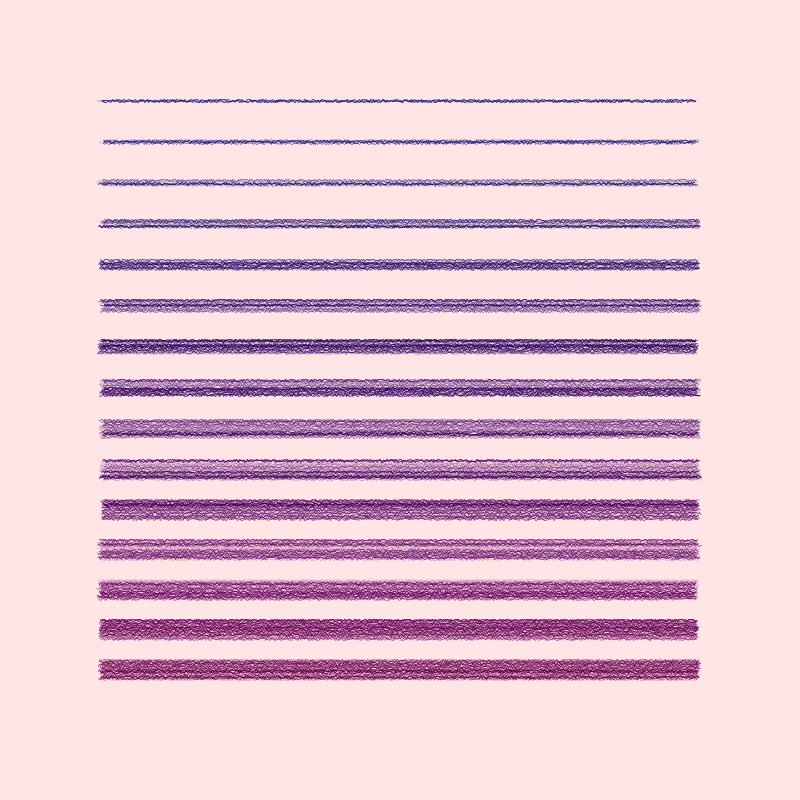
Frame 1 (no input)
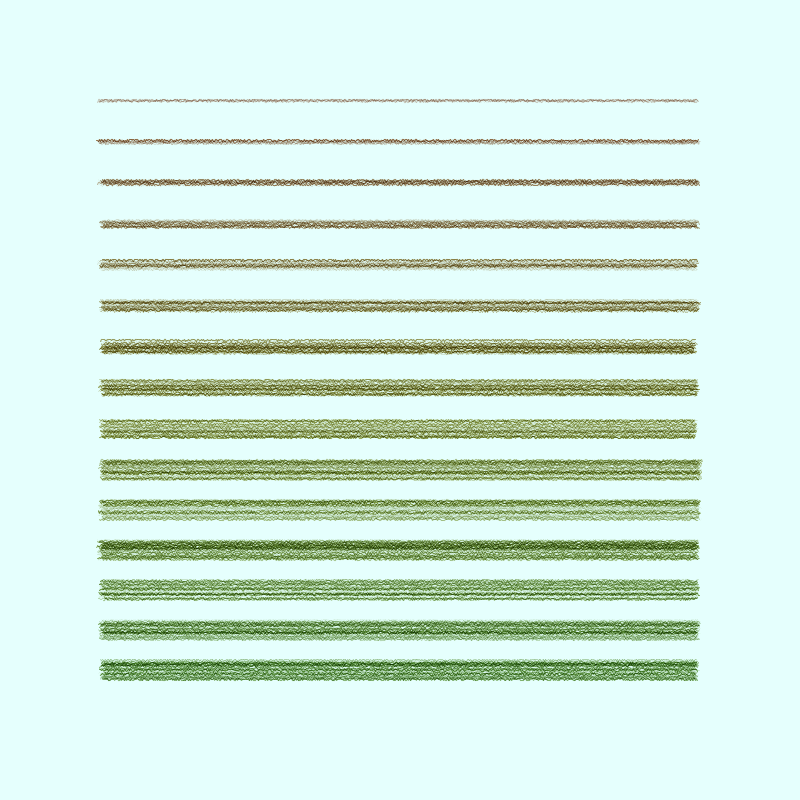
Frame 2 (the mouse pressed at the canvas centre, redrawn once)

The Processing sketch that drew these frames (run headless with seeded random() and noise(); the mouse was pressed at the canvas centre and the sketch redrawn once):

// Processing sketch: lineStudy
// ── lineStudy.pde
int calls = 0;
long lastTime;

void setup() {
  size(800, 800);
  colorMode(HSB, 360, 100, 100, 1);
  blendMode(MULTIPLY);
}


void draw() {
  
  noFill();
  color fc = color(random(360), random(20, 100), random(30, 70)); 
  float fhue = hue(fc);
  float fbrt = brightness(fc);
  float fsat = saturation(fc);
  float sw = .1;
  background(color(fhue + 160 % 360, 10, 100));
  for (int i = 100; i < height - 100; i+= 40) {
    fhue = hue(fc);
    fc = color(fhue + 5 % 360, fbrt, fsat); 
    float mod1 = constrain(randomGaussian(), -10, 10);
    float mod2 = constrain(randomGaussian(), -10, 10);
    drawLine(100 + mod1, i, width - 100 + mod2, 100, fc, sw);
    sw += .1;
  }
  save(getTemporalName("lineStudy_",".png"));
  
  noLoop();
}


void drawLine(float x1, float y1, float x2, float y2, color fc, float sw) {
  float fhue = hue(fc);
  float fbrt = brightness(fc);
  float fsat = saturation(fc);
  sw = constrain(sw, 0, 1);
  sw = map(sw, 0, 1, 0, 20);
  
  for (float i = y1; i < y1+sw; i+= .5) {
    
    
    beginShape();
    for (float j = x1 + random(-3, 3); j < x2 + random(-3, 3); j+=1) {
     float mod = randomGaussian();
     color adjFc = color(fhue, fsat, fbrt + constrain(randomGaussian() + 20, 10, 40));
     stroke(adjFc, random(.1, 1));
     strokeWeight(constrain(.9 + mod, .1, 1));      
      
      curveVertex(j, i+ constrain(mod, -1, 1));
    
    }
    endShape();
  }


}


String getTemporalName(String prefix, String suffix){
  // Thanks! SparkyJohn @Creative Coders on Discord
  long time = System.currentTimeMillis();
  if(lastTime == time) {
    calls ++;
  } else {
    lastTime = time;
    calls = 0;
  }
  return prefix + time + (calls>0?"-"+calls : "")  +suffix;
}
